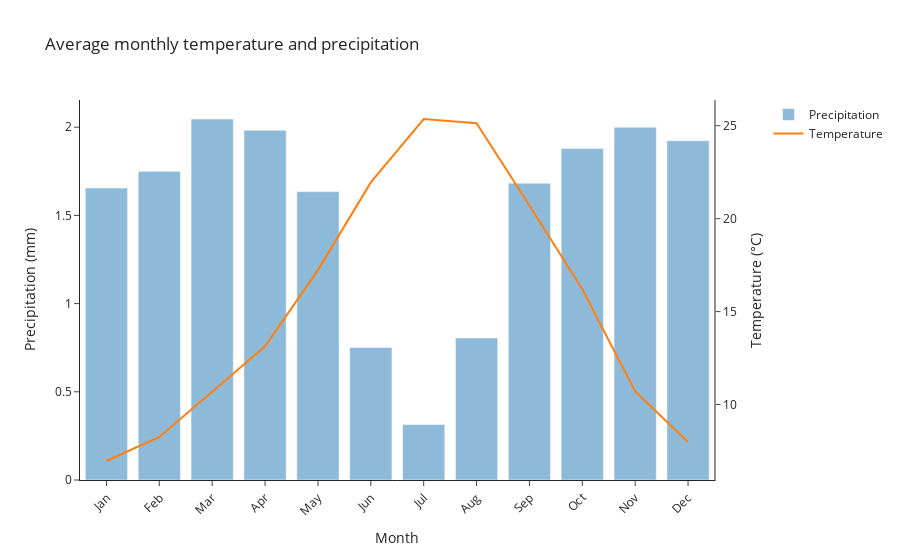

Notebook source saved alongside this figure:
### Code cell
# Create a subplot with shared x-axis
fig = make_subplots(specs=[[{"secondary_y": True}]])

# Add a bar chart for precipitation to the secondary y-axis
fig.add_trace(
    go.Bar(x=avg_tp.month, y=avg_tp, name='Precipitation', opacity=0.5),
    secondary_y=False,
)

# Add a line chart for temperature to the primary y-axis
fig.add_trace(
    go.Scatter(x=avg_temp.month, y=avg_temp, mode='lines', name='Temperature'),
    secondary_y=True, 
)

# Set the layout to have two y-axes
fig.update_layout(
    title = 'Average monthly temperature and precipitation',
    yaxis=dict(title='Precipitation (mm)'),
    yaxis2=dict(title='Temperature (°C)', overlaying='y', side='right'),
    xaxis=dict(
        title='Month',
        tickmode='array',
        tickvals=avg_temp.month,
        ticktext=['Jan', 'Feb', 'Mar', 'Apr', 'May', 'Jun', 'Jul', 'Aug', 'Sep', 'Oct', 'Nov', 'Dec'],
        tickangle=-45
    ),
    template='simple_white'
)

# Show the figure
fig.show()

### Figure 1 — Plotly figure (JSON) as saved in the notebook; plotly's stock layout.template omitted (floating-point values rounded to 4 significant figures)
{"data": [{"name": "Precipitation", "opacity": 0.5, "type": "bar", "x": [1, 2, 3, 4, 5, 6, 7, 8, 9, 10, 11, 12], "xaxis": "x", "y": [1.655, 1.75, 2.047, 1.983, 1.635, 0.7505, 0.3142, 0.8056, 1.683, 1.88, 2.0, 1.924], "yaxis": "y"}, {"mode": "lines", "name": "Temperature", "type": "scatter", "x": [1, 2, 3, 4, 5, 6, 7, 8, 9, 10, 11, 12], "xaxis": "x", "y": [6.964, 8.26, 10.69, 13.13, 17.23, 21.95, 25.36, 25.13, 20.71, 16.21, 10.71, 7.985], "yaxis": "y2"}], "layout": {"title": {"text": "Average monthly temperature and precipitation"}, "xaxis": {"anchor": "y", "domain": [0, 0.94], "tickangle": -45, "tickmode": "array", "ticktext": ["Jan", "Feb", "Mar", "Apr", "May", "Jun", "Jul", "Aug", "Sep", "Oct", "Nov", "Dec"], "tickvals": [1, 2, 3, 4, 5, 6, 7, 8, 9, 10, 11, 12], "title": {"text": "Month"}}, "yaxis": {"anchor": "x", "domain": [0, 1], "title": {"text": "Precipitation (mm)"}}, "yaxis2": {"anchor": "x", "overlaying": "y", "side": "right", "title": {"text": "Temperature (°C)"}}}}
